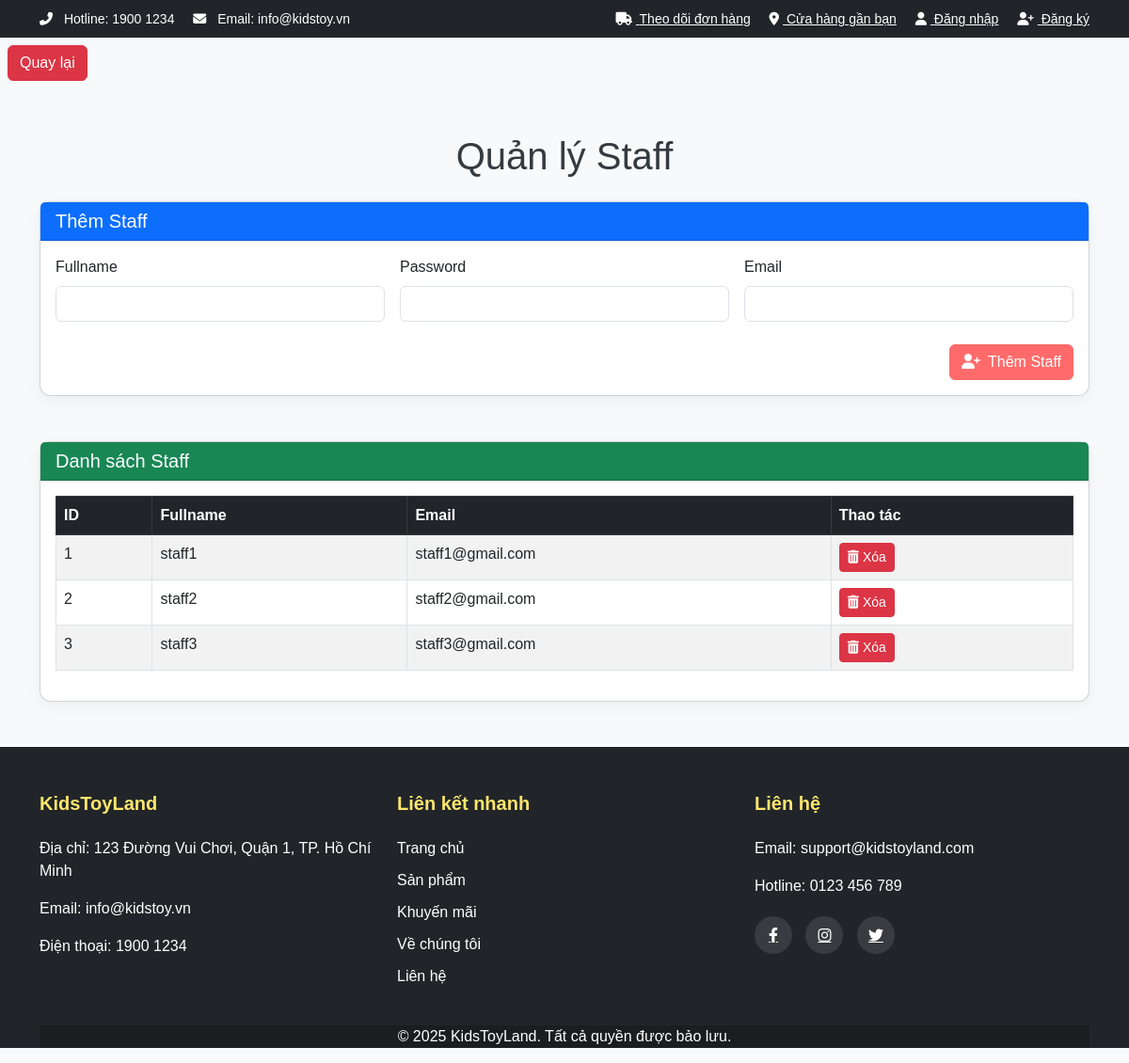
Page /ManageStaff.php on the committed database.
### tables this page shows
CREATE TABLE `staff` (
  `id` INT AUTO_INCREMENT PRIMARY KEY,
  `full_name` varchar(64) NOT NULL,
  `password` varchar(255) NOT NULL,
  `email` varchar(255) NOT NULL
);

### ManageStaff.php (the view, shortened to what this page needs)
<?php
$conn = new mysqli("localhost", "root", "", "kidstoyland");
$result = $conn->query("SELECT * FROM staff ORDER BY id ASC");
?>
<!DOCTYPE html>
<html>
<head>
    <link href="https://cdnjs.cloudflare.com/ajax/libs/bootstrap/5.3.0/css/bootstrap.min.css" rel="stylesheet">
    <link href="https://cdnjs.cloudflare.com/ajax/libs/font-awesome/6.4.0/css/all.min.css" rel="stylesheet">
</head>
<body>
    <header>
        <div class="bg-dark text-white py-2">
            <div class="container">
                <div class="row align-items-center">
                    <div class="col-md-6">
                        <small>
                            <i class="fas fa-phone-alt me-2"></i> Hotline: 1900 1234
                            <i class="fas fa-envelope ms-3 me-2"></i> Email: info@kidstoy.vn
                        </small>
                    </div>
                    <div class="col-md-6 text-end">
                        <small>
                            <a href="#" class="text-white me-3"><i class="fas fa-truck me-1"></i> Theo dõi đơn hàng</a>
                            <a href="#" class="text-white me-3"><i class="fas fa-map-marker-alt me-1"></i> Cửa hàng gần bạn</a>
                           <?php if (isset($_SESSION['user_id']) && isset($_SESSION['user_name'])): ?>
                                <span class="text-white me-3">Xin chào, <?php echo htmlspecialchars($_SESSION['user_name']); ?></span>
                                <a href="logout.php" class="text-white"><i class="fas fa-sign-out-alt me-1"></i> Đăng xuất</a>
                            <?php else: ?>
                                <a href="login.php" class="text-white"><i class="fas fa-user me-1"></i> Đăng nhập</a>
                                <a href="register.php" class="text-white ms-3"><i class="fas fa-user-plus me-1"></i> Đăng ký</a>
                            <?php endif; ?>
                        </small>
                    </div>
                </div>
            </div>
        </div>
        <header>
            <a href="index.php" class="btn btn-danger m-2"><i class="bi bi-arrow-left"></i> Quay lại</a>
    <div class="container py-5">
        <h1 class="text-center mb-4">Quản lý Staff</h1>
        <div class="card mb-5">
            <div class="card-header bg-primary text-white">
                <h5 class="mb-0">Thêm Staff</h5>
            </div>
            <div class="card-body">
                <form method="POST">
                    <div class="row g-3">
                        <div class="col-md-4">
                            <label class="form-label">Fullname</label>
                            <input type="text" name="full_name" class="form-control" required>
                        </div>
                        <div class="col-md-4">
                            <label class="form-label">Password</label>
                            <input type="password" name="password" class="form-control" required>
                        </div>
                        <div class="col-md-4">
                            <label class="form-label">Email</label>
                            <input type="email" name="email" class="form-control" required>
                        </div>
                    </div>
                    <div class="mt-4 text-end">
                        <button type="submit" name="add" class="btn btn-primary">
                            <i class="fas fa-user-plus me-1"></i> Thêm Staff
                        </button>
                    </div>
                </form>
            </div>
        </div>
        <div class="card">
            <div class="card-header bg-success text-white">
                <h5 class="mb-0">Danh sách Staff</h5>
            </div>
            <div class="card-body">
                <table class="table table-bordered table-striped table-hover">
                    <thead class="table-dark">
                        <tr>
                            <th>ID</th>
                            <th>Fullname</th>
                            <th>Email</th>
                            <th>Thao tác</th>
                        </tr>
                    </thead>
                    <tbody>
                        <?php while ($row = $result->fetch_assoc()): ?>
                        <tr>
                            <td><?= $row['id'] ?></td>
                            <td><?= htmlspecialchars($row['full_name']) ?></td>
                            <td><?= htmlspecialchars($row['email']) ?></td>
                            <td>
                                <a href="?delete=<?= $row['id'] ?>"
                                   onclick="return confirm('Bạn có chắc muốn xóa?')"
                                   class="btn btn-sm btn-danger">
                                   <i class="fas fa-trash-alt"></i> Xóa
                                </a>
                            </td>
                        </tr>
                        <?php endwhile; ?>
                    </tbody>
                </table>
            </div>
        </div>
    </div>
    <footer class="footer bg-dark">
            <div class="container">
                <div class="row pt-5">
                    <div class="col-md-4 col-12 mb-4">
                        <h5>KidsToyLand</h5>
                        <p>Địa chỉ: 123 Đường Vui Chơi, Quận 1, TP. Hồ Chí Minh</p>
                        <p>Email: info@kidstoy.vn</p>
                        <p>Điện thoại: 1900 1234</p>
                    </div>
                    <div class="col-md-4 col-12 mb-4">
                        <h5>Liên kết nhanh</h5>
                        <ul class="footer-links">
                            <li><a href="#">Trang chủ</a></li>
                            <li><a href="#">Sản phẩm</a></li>
                            <li><a href="#">Khuyến mãi</a></li>
                            <li><a href="#">Về chúng tôi</a></li>
                            <li><a href="#">Liên hệ</a></li>
                        </ul>
                    </div>
                    <div class="col-md-4 col-12 mb-4">
                        <h5>Liên hệ</h5>
                        <p>Email: support@kidstoyland.com</p>
                        <p>Hotline: 0123 456 789</p>
                        <div class="social-icons">
                            <a href="#"><i class="fab fa-facebook-f"></i></a>
                            <a href="#"><i class="fab fa-instagram"></i></a>
                            <a href="#"><i class="fab fa-twitter"></i></a>
                        </div>
                    </div>
                </div>
                <div class="copyright text-center">
                    <p>© 2025 KidsToyLand. Tất cả quyền được bảo lưu.</p>
                </div>
            </div>
        </footer>
</body>
</html>

### ManageStaff.php (style rules this page uses)
body { background-color: #f8f9fa; }
.card { border-radius: 12px; box-shadow: 0 5px 15px rgba(0,0,0,0.05); }
h1, h2 { color: #343a40; }
.btn-danger { background-color: #dc3545; border-color: #dc3545; }
:root { --primary-color: #FF6B6B; --secondary-color: #4ECDC4; --accent-color: #FFE66D; --text-color: #2D3748; --light-color: #F7FFF7; --dark-color: #1A202C; }
body { font-family: 'Nunito', sans-serif; color: var(--text-color); }
.btn-primary { background-color: var(--primary-color); border-color: var(--primary-color); }
.footer { background-color: var(--dark-color); color: #fff; }
.footer h5 { color: var(--accent-color); font-weight: 700; margin-bottom: 1.5rem; }
.footer-links { list-style: none; padding-left: 0; }
.footer-links li { margin-bottom: 10px; }
.footer-links a { color: #fff; text-decoration: none; transition: all 0.3s ease; }
.social-icons { margin-top: 20px; }
.social-icons a { display: inline-flex; align-items: center; justify-content: center; width: 40px; height: 40px; border-radius: 50%; background-color: rgba(255, 255, 255, 0.1); color: #fff; margin-right: 10px; transition: all 0.3s ease; }
.copyright { background-color: rgba(0, 0, 0, 0.2); }

### rows in the picture
staff: id "1", full_name "staff1", email "staff1@gmail.com"
staff: id "2", full_name "staff2", email "staff2@gmail.com"
staff: id "3", full_name "staff3", email "staff3@gmail.com"
